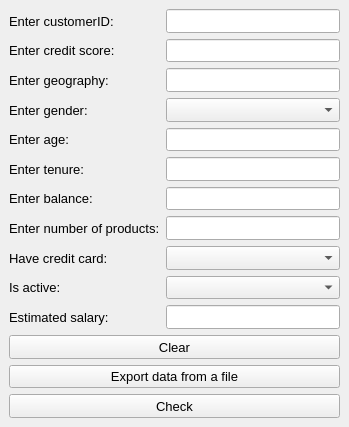
<?xml version="1.0" encoding="UTF-8"?>
<ui version="4.0">
 <class>MainWindow</class>
 <widget class="QMainWindow" name="MainWindow">
  <property name="geometry">
   <rect>
    <x>0</x>
    <y>0</y>
    <width>349</width>
    <height>427</height>
   </rect>
  </property>
  <property name="windowTitle">
   <string>Bank Customer Churn Predictor</string>
  </property>
  <widget class="QWidget" name="centralwidget">
   <layout class="QGridLayout" name="gridLayout">
    <item row="1" column="0">
     <widget class="QLabel" name="label_2">
      <property name="sizePolicy">
       <sizepolicy hsizetype="Preferred" vsizetype="Minimum">
        <horstretch>0</horstretch>
        <verstretch>0</verstretch>
       </sizepolicy>
      </property>
      <property name="font">
       <font>
        <pointsize>10</pointsize>
       </font>
      </property>
      <property name="text">
       <string>Enter credit score:</string>
      </property>
     </widget>
    </item>
    <item row="8" column="1">
     <widget class="QComboBox" name="haveccard">
      <property name="sizePolicy">
       <sizepolicy hsizetype="Preferred" vsizetype="Minimum">
        <horstretch>0</horstretch>
        <verstretch>0</verstretch>
       </sizepolicy>
      </property>
      <property name="font">
       <font>
        <pointsize>10</pointsize>
       </font>
      </property>
      <property name="currentIndex">
       <number>-1</number>
      </property>
      <property name="placeholderText">
       <string>Choose an option</string>
      </property>
      <item>
       <property name="text">
        <string>Yes</string>
       </property>
      </item>
      <item>
       <property name="text">
        <string>No</string>
       </property>
      </item>
     </widget>
    </item>
    <item row="10" column="1">
     <widget class="QLineEdit" name="esalary">
      <property name="sizePolicy">
       <sizepolicy hsizetype="Expanding" vsizetype="Minimum">
        <horstretch>0</horstretch>
        <verstretch>0</verstretch>
       </sizepolicy>
      </property>
      <property name="font">
       <font>
        <pointsize>10</pointsize>
       </font>
      </property>
     </widget>
    </item>
    <item row="0" column="0">
     <widget class="QLabel" name="label">
      <property name="sizePolicy">
       <sizepolicy hsizetype="Preferred" vsizetype="Minimum">
        <horstretch>0</horstretch>
        <verstretch>0</verstretch>
       </sizepolicy>
      </property>
      <property name="font">
       <font>
        <pointsize>10</pointsize>
       </font>
      </property>
      <property name="text">
       <string>Enter customerID:</string>
      </property>
     </widget>
    </item>
    <item row="2" column="0">
     <widget class="QLabel" name="label_3">
      <property name="sizePolicy">
       <sizepolicy hsizetype="Preferred" vsizetype="Minimum">
        <horstretch>0</horstretch>
        <verstretch>0</verstretch>
       </sizepolicy>
      </property>
      <property name="font">
       <font>
        <pointsize>10</pointsize>
       </font>
      </property>
      <property name="text">
       <string>Enter geography:</string>
      </property>
     </widget>
    </item>
    <item row="6" column="1">
     <widget class="QLineEdit" name="balance">
      <property name="sizePolicy">
       <sizepolicy hsizetype="Expanding" vsizetype="Minimum">
        <horstretch>0</horstretch>
        <verstretch>0</verstretch>
       </sizepolicy>
      </property>
      <property name="font">
       <font>
        <pointsize>10</pointsize>
       </font>
      </property>
     </widget>
    </item>
    <item row="9" column="0">
     <widget class="QLabel" name="label_10">
      <property name="sizePolicy">
       <sizepolicy hsizetype="Preferred" vsizetype="Minimum">
        <horstretch>0</horstretch>
        <verstretch>0</verstretch>
       </sizepolicy>
      </property>
      <property name="font">
       <font>
        <pointsize>10</pointsize>
       </font>
      </property>
      <property name="text">
       <string>Is active:</string>
      </property>
     </widget>
    </item>
    <item row="8" column="0">
     <widget class="QLabel" name="label_9">
      <property name="sizePolicy">
       <sizepolicy hsizetype="Preferred" vsizetype="Minimum">
        <horstretch>0</horstretch>
        <verstretch>0</verstretch>
       </sizepolicy>
      </property>
      <property name="font">
       <font>
        <pointsize>10</pointsize>
       </font>
      </property>
      <property name="text">
       <string>Have credit card:</string>
      </property>
     </widget>
    </item>
    <item row="1" column="1">
     <widget class="QLineEdit" name="credit_score">
      <property name="sizePolicy">
       <sizepolicy hsizetype="Expanding" vsizetype="Minimum">
        <horstretch>0</horstretch>
        <verstretch>0</verstretch>
       </sizepolicy>
      </property>
      <property name="font">
       <font>
        <pointsize>10</pointsize>
       </font>
      </property>
     </widget>
    </item>
    <item row="0" column="1">
     <widget class="QLineEdit" name="id">
      <property name="sizePolicy">
       <sizepolicy hsizetype="Expanding" vsizetype="Minimum">
        <horstretch>0</horstretch>
        <verstretch>0</verstretch>
       </sizepolicy>
      </property>
      <property name="font">
       <font>
        <pointsize>10</pointsize>
       </font>
      </property>
     </widget>
    </item>
    <item row="2" column="1">
     <widget class="QLineEdit" name="geo">
      <property name="sizePolicy">
       <sizepolicy hsizetype="Expanding" vsizetype="Minimum">
        <horstretch>0</horstretch>
        <verstretch>0</verstretch>
       </sizepolicy>
      </property>
      <property name="font">
       <font>
        <pointsize>10</pointsize>
       </font>
      </property>
     </widget>
    </item>
    <item row="13" column="0" colspan="2">
     <widget class="QPushButton" name="check_btn">
      <property name="sizePolicy">
       <sizepolicy hsizetype="Minimum" vsizetype="Minimum">
        <horstretch>0</horstretch>
        <verstretch>0</verstretch>
       </sizepolicy>
      </property>
      <property name="font">
       <font>
        <pointsize>10</pointsize>
       </font>
      </property>
      <property name="text">
       <string>Check</string>
      </property>
     </widget>
    </item>
    <item row="10" column="0">
     <widget class="QLabel" name="label_11">
      <property name="sizePolicy">
       <sizepolicy hsizetype="Preferred" vsizetype="Minimum">
        <horstretch>0</horstretch>
        <verstretch>0</verstretch>
       </sizepolicy>
      </property>
      <property name="font">
       <font>
        <pointsize>10</pointsize>
       </font>
      </property>
      <property name="text">
       <string>Estimated salary:</string>
      </property>
     </widget>
    </item>
    <item row="3" column="1">
     <widget class="QComboBox" name="gender">
      <property name="sizePolicy">
       <sizepolicy hsizetype="Preferred" vsizetype="Minimum">
        <horstretch>0</horstretch>
        <verstretch>0</verstretch>
       </sizepolicy>
      </property>
      <property name="font">
       <font>
        <pointsize>10</pointsize>
       </font>
      </property>
      <property name="currentIndex">
       <number>-1</number>
      </property>
      <property name="placeholderText">
       <string>Choose an option</string>
      </property>
      <item>
       <property name="text">
        <string>Male</string>
       </property>
      </item>
      <item>
       <property name="text">
        <string>Female</string>
       </property>
      </item>
     </widget>
    </item>
    <item row="7" column="1">
     <widget class="QLineEdit" name="no_products">
      <property name="sizePolicy">
       <sizepolicy hsizetype="Expanding" vsizetype="Minimum">
        <horstretch>0</horstretch>
        <verstretch>0</verstretch>
       </sizepolicy>
      </property>
      <property name="font">
       <font>
        <pointsize>10</pointsize>
       </font>
      </property>
     </widget>
    </item>
    <item row="5" column="0">
     <widget class="QLabel" name="label_6">
      <property name="sizePolicy">
       <sizepolicy hsizetype="Preferred" vsizetype="Minimum">
        <horstretch>0</horstretch>
        <verstretch>0</verstretch>
       </sizepolicy>
      </property>
      <property name="font">
       <font>
        <pointsize>10</pointsize>
       </font>
      </property>
      <property name="text">
       <string>Enter tenure:</string>
      </property>
     </widget>
    </item>
    <item row="12" column="0" colspan="2">
     <widget class="QPushButton" name="export_btn">
      <property name="sizePolicy">
       <sizepolicy hsizetype="Minimum" vsizetype="Minimum">
        <horstretch>0</horstretch>
        <verstretch>0</verstretch>
       </sizepolicy>
      </property>
      <property name="font">
       <font>
        <pointsize>10</pointsize>
       </font>
      </property>
      <property name="text">
       <string>Export data from a file</string>
      </property>
     </widget>
    </item>
    <item row="4" column="1">
     <widget class="QLineEdit" name="age">
      <property name="sizePolicy">
       <sizepolicy hsizetype="Expanding" vsizetype="Minimum">
        <horstretch>0</horstretch>
        <verstretch>0</verstretch>
       </sizepolicy>
      </property>
      <property name="font">
       <font>
        <pointsize>10</pointsize>
       </font>
      </property>
     </widget>
    </item>
    <item row="4" column="0">
     <widget class="QLabel" name="label_5">
      <property name="sizePolicy">
       <sizepolicy hsizetype="Preferred" vsizetype="Minimum">
        <horstretch>0</horstretch>
        <verstretch>0</verstretch>
       </sizepolicy>
      </property>
      <property name="font">
       <font>
        <pointsize>10</pointsize>
       </font>
      </property>
      <property name="text">
       <string>Enter age:</string>
      </property>
     </widget>
    </item>
    <item row="7" column="0">
     <widget class="QLabel" name="label_8">
      <property name="sizePolicy">
       <sizepolicy hsizetype="Preferred" vsizetype="Minimum">
        <horstretch>0</horstretch>
        <verstretch>0</verstretch>
       </sizepolicy>
      </property>
      <property name="font">
       <font>
        <pointsize>10</pointsize>
       </font>
      </property>
      <property name="text">
       <string>Enter number of products:</string>
      </property>
     </widget>
    </item>
    <item row="3" column="0">
     <widget class="QLabel" name="label_4">
      <property name="sizePolicy">
       <sizepolicy hsizetype="Preferred" vsizetype="Minimum">
        <horstretch>0</horstretch>
        <verstretch>0</verstretch>
       </sizepolicy>
      </property>
      <property name="font">
       <font>
        <pointsize>10</pointsize>
       </font>
      </property>
      <property name="text">
       <string>Enter gender:</string>
      </property>
     </widget>
    </item>
    <item row="5" column="1">
     <widget class="QLineEdit" name="tenure">
      <property name="sizePolicy">
       <sizepolicy hsizetype="Expanding" vsizetype="Minimum">
        <horstretch>0</horstretch>
        <verstretch>0</verstretch>
       </sizepolicy>
      </property>
      <property name="font">
       <font>
        <pointsize>10</pointsize>
       </font>
      </property>
     </widget>
    </item>
    <item row="9" column="1">
     <widget class="QComboBox" name="isactive">
      <property name="sizePolicy">
       <sizepolicy hsizetype="Preferred" vsizetype="Minimum">
        <horstretch>0</horstretch>
        <verstretch>0</verstretch>
       </sizepolicy>
      </property>
      <property name="font">
       <font>
        <pointsize>10</pointsize>
       </font>
      </property>
      <property name="currentIndex">
       <number>-1</number>
      </property>
      <property name="placeholderText">
       <string>Choose an option</string>
      </property>
      <item>
       <property name="text">
        <string>Yes</string>
       </property>
      </item>
      <item>
       <property name="text">
        <string>No</string>
       </property>
      </item>
     </widget>
    </item>
    <item row="6" column="0">
     <widget class="QLabel" name="label_7">
      <property name="sizePolicy">
       <sizepolicy hsizetype="Preferred" vsizetype="Minimum">
        <horstretch>0</horstretch>
        <verstretch>0</verstretch>
       </sizepolicy>
      </property>
      <property name="font">
       <font>
        <pointsize>10</pointsize>
       </font>
      </property>
      <property name="text">
       <string>Enter balance:</string>
      </property>
     </widget>
    </item>
    <item row="11" column="0" colspan="2">
     <widget class="QPushButton" name="clear_btn">
      <property name="sizePolicy">
       <sizepolicy hsizetype="Minimum" vsizetype="Minimum">
        <horstretch>0</horstretch>
        <verstretch>0</verstretch>
       </sizepolicy>
      </property>
      <property name="font">
       <font>
        <pointsize>10</pointsize>
       </font>
      </property>
      <property name="text">
       <string>Clear</string>
      </property>
     </widget>
    </item>
   </layout>
  </widget>
 </widget>
 <resources/>
 <connections/>
</ui>
